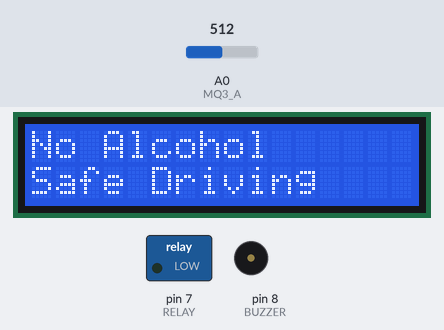
The sketch below on a simulated Arduino Uno, built with avr-gcc and run on an emulated ATmega328P. Parts: 16×2 character LCD, switched loads named in the sketch (green lamp = pin HIGH), buzzer (waves = sounding). Inputs (shaded band) come from the test bench; at power-on: A0 (MQ3_A) = 512. What the sketch prints to the serial monitor is not drawn.

Above: at 3.2 s.
3.3 s: A0 (MQ3_A) set to 682
5.3 s: A0 (MQ3_A) set to 714
At 6.9 s:
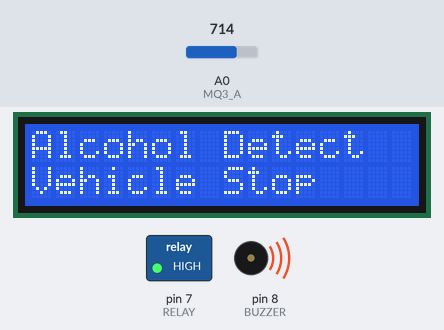
7.7 s: A0 (MQ3_A) set to 690
At 9.2 s:
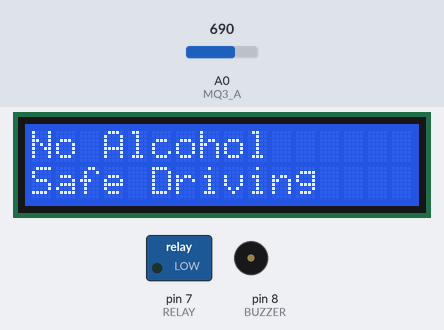
9.7 s: A0 (MQ3_A) set to 710
At 11.6 s:
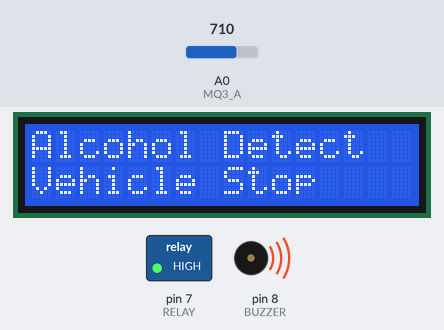
Timing chart, 0 to 12.8 s (numbered marks = the images above; inputs shaded):
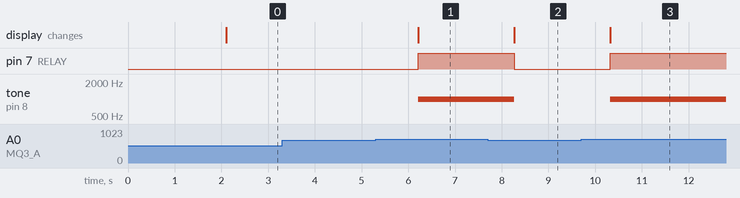

Measured:
- the behaviour switches between 700 and 701 on A0 (MQ3_A) (found by bisection; images 0 and 1)
- after the input at 3.3 s, every drawn part: stays the same
- after the input at 5.3 s, pin 7 (RELAY): LOW → HIGH after 0.91 s; tone on pin 8 (BUZZER): silent → 1000 Hz after 0.91 s; the display: changes after 0.91 s (image 1)
- after the input at 7.7 s, pin 7 (RELAY): HIGH → LOW after 0.56 s; tone on pin 8 (BUZZER): 1000 Hz → silent after 0.56 s; the display: changes after 0.56 s (image 2)
- after the input at 9.7 s, pin 7 (RELAY): LOW → HIGH after 0.62 s; tone on pin 8 (BUZZER): silent → 1000 Hz after 0.62 s; the display: changes after 0.62 s (image 3)

The sketch:

alcohol_engine_lock.ino
```cpp
#include <Wire.h>
#include <LiquidCrystal_I2C.h>

#define MQ3_A A0
#define RELAY 7
#define BUZZER 8

LiquidCrystal_I2C lcd(0x27, 16, 2);

void setup() {
    pinMode(MQ3_A, INPUT);
    pinMode(RELAY, OUTPUT);
    pinMode(BUZZER, OUTPUT);

    // Safe condition initially
    digitalWrite(RELAY, LOW);   // Motor ON
    noTone(BUZZER);             // Buzzer OFF

    Serial.begin(9600);

    lcd.init();
    lcd.backlight();

    lcd.setCursor(0, 0);
    lcd.print(" Alcohol Test ");
    delay(2000);
}

void loop() {

    int alcoholLevel = analogRead(MQ3_A);

    // Display alcohol level on Serial Monitor
    Serial.print("Alcohol Level: ");
    Serial.println(alcoholLevel);

    lcd.clear();
    lcd.setCursor(0, 0);

    if (alcoholLevel > 700) {

        // ALCOHOL DETECTED
        lcd.print("Alcohol Detect");
        lcd.setCursor(0, 1);
        lcd.print("Vehicle Stop");

        Serial.println("Status: Alcohol Detected!");

        digitalWrite(RELAY, HIGH);  // Motor OFF

        tone(BUZZER, 1000);         // Buzzer ON (1000 Hz sound)
    }

    else {

        // NO ALCOHOL - SAFE
        lcd.print("No Alcohol");
        lcd.setCursor(0, 1);
        lcd.print("Safe Driving");

        Serial.println("Status: Safe");

        digitalWrite(RELAY, LOW);   // Motor ON

        noTone(BUZZER);             // Buzzer OFF
    }

    Serial.println("---------------------");

    delay(1000);
}
```
